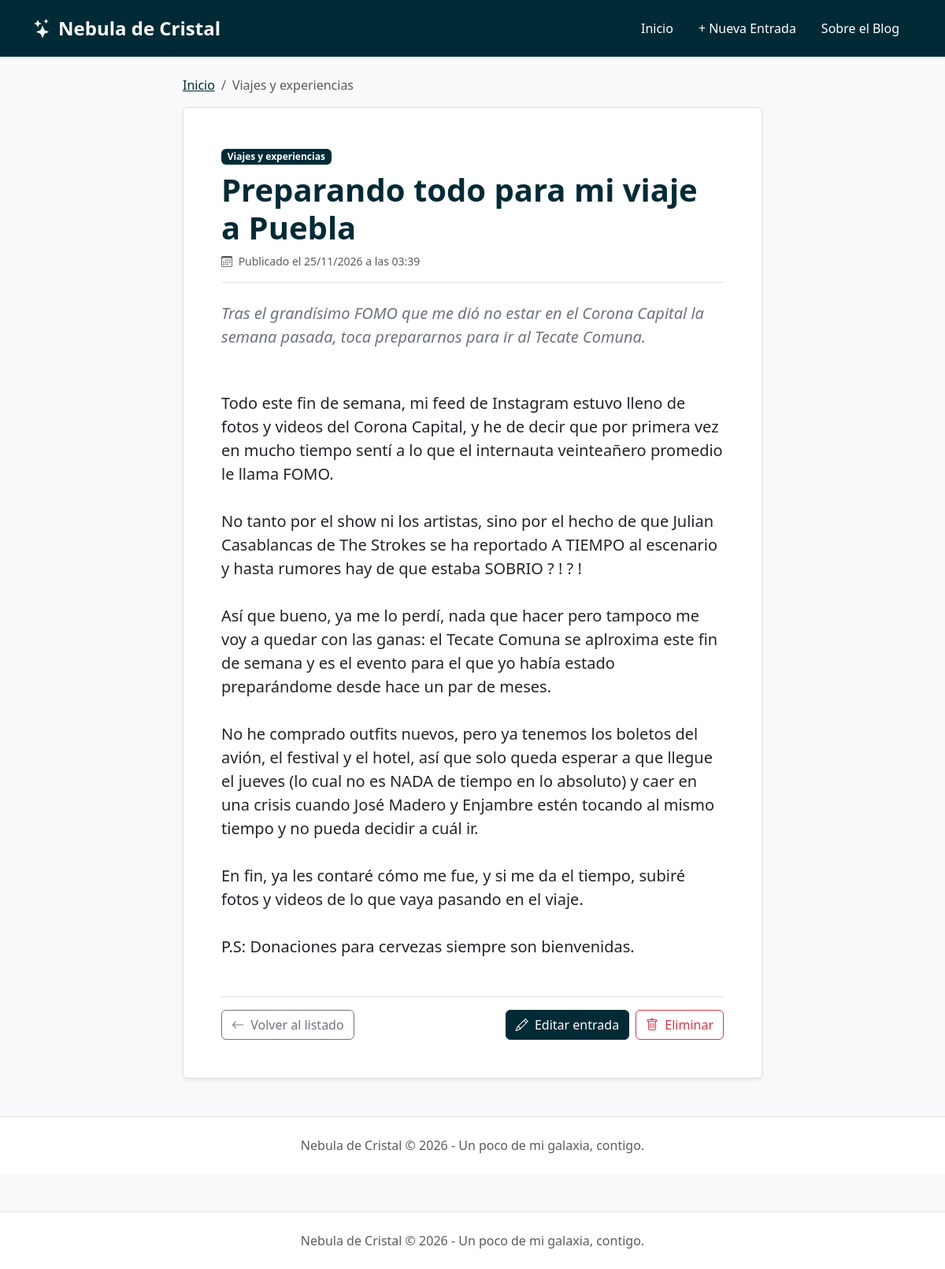
Page /detalle.php?id=16 on the committed database.
### tables this page shows
CREATE TABLE entradas (
        id INTEGER PRIMARY KEY AUTOINCREMENT,
        titulo TEXT NOT NULL,
        categoria TEXT NOT NULL,
        resumen TEXT NOT NULL,
        contenido TEXT NOT NULL,
        fecha_creacion DATETIME DEFAULT CURRENT_TIMESTAMP
    );

### detalle.php (the view, shortened to what this page needs)
<?php
require_once 'config/db.php';
$id = filter_input(INPUT_GET, 'id', FILTER_VALIDATE_INT);
$stmt = $pdo->prepare("SELECT * FROM entradas WHERE id = ?");
$stmt->execute([$id]);
$post = $stmt->fetch();
include 'includes/header.php';
?>
<div class="row justify-content-center">
    <div class="col-lg-8">
        <nav aria-label="breadcrumb" class="mb-3">
            <ol class="breadcrumb">
                <li class="breadcrumb-item"><a href="index.php" class="text-custom-green">Inicio</a></li>
                <li class="breadcrumb-item active" aria-current="page"><?= htmlspecialchars($post['categoria']) ?></li>
            </ol>
        </nav>
        <article class="bg-white p-4 p-md-5 rounded shadow-sm border">
            <header class="mb-4 border-bottom pb-3">
                <span class="badge bg-custom-green mb-2"><?= htmlspecialchars($post['categoria']) ?></span>
                <h1 class="fw-bold text-custom-green mb-2"><?= htmlspecialchars($post['titulo']) ?></h1>
                <p class="text-muted small mb-0">
                    <i class="bi bi-calendar3 me-1"></i> Publicado el <?= date('d/m/Y \a \l\a\s H:i', strtotime($post['fecha_creacion'])) ?>
                </p>
            </header>
            <p class="lead text-secondary fst-italic mb-4">
                <?= htmlspecialchars($post['resumen']) ?>
            </p>
            <div class="fs-5 lh-base text-dark" style="white-space: pre-line;">
                <?= htmlspecialchars($post['contenido']) ?>
            </div>
            <footer class="mt-5 pt-3 border-top d-flex justify-content-between align-items-center">
                <a href="index.php" class="btn btn-outline-secondary">
                    <i class="bi bi-arrow-left me-1"></i> Volver al listado
                </a>
                <div class="d-flex gap-2">
                    <a href="formulario.php?id=<?= $post['id'] ?>" class="btn btn-custom-green">
                        <i class="bi bi-pencil me-1"></i> Editar entrada
                    </a>
                    <form action="eliminar.php" method="POST" class="d-inline form-eliminar" data-titulo="<?= htmlspecialchars($post['titulo']) ?>">
                        <button type="submit" class="btn btn-outline-danger">
                            <i class="bi bi-trash me-1"></i> Eliminar
                        </button>
                    </form>
                </div>
            </footer>
        </article>
    </div>
</div>
<?php include 'includes/footer.php'; ?>
<?php include 'includes/footer.php'; ?>

### assets/css/styles.css (style rules this page uses)
:root { --verde-petroleo: #002B36; --verde-petroleo-hover: #004050; }
body { background-color: #f8f9fa; display: flex; flex-direction: column; min-height: 100vh; }
.bg-custom-green { background-color: var(--verde-petroleo) !important; }
.text-custom-green { color: var(--verde-petroleo) !important; }
.btn-custom-green { background-color: var(--verde-petroleo); border-color: var(--verde-petroleo); color: #ffffff; }

### rows in the picture
entradas: categoria "Viajes y experiencias", titulo "Preparando todo para mi viaje a Puebla", fecha_creacion "25/11/2026 a las 03:39", resumen "Tras el grandísimo FOMO que me dió no estar en el Corona Capital la semana pasada, toca prepararnos para ir al Tecate Comuna.", contenido "Todo este fin de semana, mi feed de Instagram estuvo lleno de fotos y videos del Corona Capital, y he de decir que por primera vez en mucho tiempo sentí a lo que el internauta veinteañero promedio le llama FOMO. No tanto por el show ni los artistas, sino por el hecho de que Julian Casablancas de The Strokes se ha reportado A TIEMPO al escenario y hasta rumores hay de que estaba SOBRIO ? ! ? ! Así que bueno, ya me lo perdí, nada que hacer pero tampoco me voy a quedar con las ganas: el Tecate Comuna se aplroxima este fin de semana y es el evento para el que yo había estado preparándome desde hace un par de meses. No he comprado outfits nuevos, pero ya tenemos los boletos del avión, el…"
